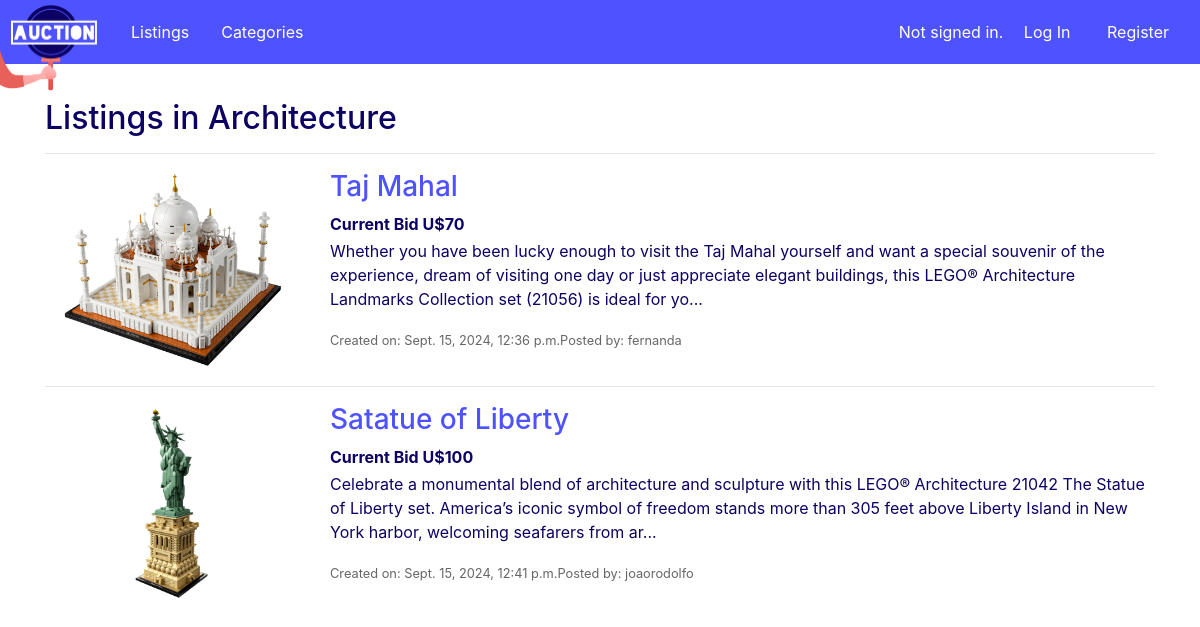
Page /auctions/categories/8 on the committed database.
### auctions/models.py (models this page shows, shortened)
class Categories(models.Model):
    name = models.CharField(max_length=64)

class Listing(models.Model):
    active = models.BooleanField(default=True)
    title = models.CharField(max_length=64)
    description = models.TextField()
    starting_bid = models.IntegerField(validators=[MinValueValidator(1)])
    image = models.ImageField(null=True, blank=True,
                              upload_to='listings/images/')
    categories = models.ManyToManyField(
        Categories, related_name="categories")
    created_at = models.DateTimeField(auto_now_add=True)
    updated_at = models.DateTimeField(auto_now=True)
    listed_by = models.ForeignKey(
        User, on_delete=models.CASCADE, related_name="listed_by")
    bid_counter = models.IntegerField(default=0)
    highest_bid = models.IntegerField(default=0)

class User(AbstractUser):
    pass

### auctions/views.py (the view)
# urls.py: path('categories/<int:category_id>', views.category, name="category"),
def category(request, category_id):
    category = Categories.objects.get(id=category_id)
    all_listings = Listing.objects.filter(categories=category_id)
    return render(request, "auctions/category.html", {
        "all_listings": all_listings, "category": category
    })

### auctions/templates/auctions/category.html (shortened to what this page needs)
{% extends "auctions/layout.html" %}
{% block body %}
<div class="main-content container">
    <h2>Listings in {{category.name}}</h2>
    {% if all_listings %}
    {% for listing in all_listings %}
    {% if listing.active == True %}
    <hr>
    <div class="home_listing row d-flex">
        <div class="col-3 align-middle home-img-div"><a href="../{{listing.id}}"><img src="{{listing.image.url}}"
                    alt="{{listing.title}} image" class="rounded home_listing_img "></a></div>
        <div class="col-9">
            <h3><a href="../{{listing.id}}">{{listing.title}}</a></h3>
            <p>{% if listing.highest_bid == 0 %}
                <strong>Current Bid U${{listing.starting_bid}}</strong>
                {% else %}
                <strong>Current Bid U${{listing.highest_bid}}</strong>
                {% endif%}
            </p>
            <p>{{listing.description|slice:":250"}}...</p>
            <div class="home_listing_about">
                <p class="p_small">Created on: {{listing.created_at}}</p>
                <p class="p_small">Posted by: {{listing.listed_by.username}}</p>
            </div>
        </div>
    </div>
    {% endif %}
    {% endfor %}
</div>
{% endblock %}

### auctions/static/auctions/styles.css (style rules this page uses)
h2, h3 { color: #0B0263; }
p { color: #0B0263; }
a { color: #4E52FF; }
.main-content { margin-top: 35px; }
.home_listing { height: 200px; }
.home_listing_img { max-height: 200px; max-width: 100%; }
.home-img-div { align-content: center; text-align: center; }
.home_listing p, .listing_info p { margin-bottom: 3px; }
.p_small { font-size: 0.8em; float: left; color: #666666; }
.home_listing_about { margin-top: 20px; }

### rows in the picture
Categories: name "Architecture"
Listing: image (picture), title "Taj Mahal", starting_bid "70", description "Whether you have been lucky enough to visit the Taj Mahal yourself and want a special souvenir of the experience, dream of visiting one day or just appreciate elegant buildings, this LEGO® Architecture Landmarks Collection set (21056) is ideal for yo", created_at "Sept. 15, 2024, 12:36 p.m.", listed_by.username "fernanda"
Listing: image (picture), title "Satatue of Liberty", highest_bid "100", description "Celebrate a monumental blend of architecture and sculpture with this LEGO® Architecture 21042 The Statue of Liberty set. America’s iconic symbol of freedom stands more than 305 feet above Liberty Island in New York harbor, welcoming seafarers from ar", created_at "Sept. 15, 2024, 12:41 p.m.", listed_by.username "joaorodolfo"
